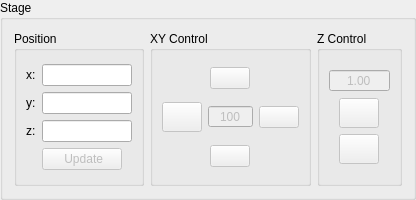
         <widget class="QGroupBox" name="groupBox_3">
          <property name="minimumSize">
           <size>
            <width>0</width>
            <height>200</height>
           </size>
          </property>
          <property name="title">
           <string>Stage</string>
          </property>
          <layout class="QGridLayout" name="gridLayout_12">
           <item row="0" column="0">
            <layout class="QGridLayout" name="gridLayout_11">
             <item row="0" column="0">
              <widget class="QGroupBox" name="position_groupBox">
               <property name="enabled">
                <bool>true</bool>
               </property>
               <property name="sizePolicy">
                <sizepolicy hsizetype="Fixed" vsizetype="Preferred">
                 <horstretch>0</horstretch>
                 <verstretch>0</verstretch>
                </sizepolicy>
               </property>
               <property name="minimumSize">
                <size>
                 <width>0</width>
                 <height>150</height>
                </size>
               </property>
               <property name="maximumSize">
                <size>
                 <width>130</width>
                 <height>16777215</height>
                </size>
               </property>
               <property name="title">
                <string>Position</string>
               </property>
               <layout class="QGridLayout" name="gridLayout_10">
                <item row="0" column="0">
                 <layout class="QGridLayout" name="gridLayout_8">
                  <item row="2" column="0">
                   <widget class="QLabel" name="label_9">
                    <property name="sizePolicy">
                     <sizepolicy hsizetype="Fixed" vsizetype="Fixed">
                      <horstretch>0</horstretch>
                      <verstretch>0</verstretch>
                     </sizepolicy>
                    </property>
                    <property name="text">
                     <string>z:</string>
                    </property>
                   </widget>
                  </item>
                  <item row="0" column="1">
                   <widget class="QLineEdit" name="x_lineEdit">
                    <property name="alignment">
                     <set>Qt::AlignCenter</set>
                    </property>
                    <property name="readOnly">
                     <bool>true</bool>
                    </property>
                   </widget>
                  </item>
                  <item row="1" column="1">
                   <widget class="QLineEdit" name="y_lineEdit">
                    <property name="alignment">
                     <set>Qt::AlignCenter</set>
                    </property>
                    <property name="readOnly">
                     <bool>true</bool>
                    </property>
                   </widget>
                  </item>
                  <item row="0" column="0">
                   <widget class="QLabel" name="label_7">
                    <property name="sizePolicy">
                     <sizepolicy hsizetype="Fixed" vsizetype="Fixed">
                      <horstretch>0</horstretch>
                      <verstretch>0</verstretch>
                     </sizepolicy>
                    </property>
                    <property name="text">
                     <string>x:</string>
                    </property>
                   </widget>
                  </item>
                  <item row="1" column="0">
                   <widget class="QLabel" name="label_8">
                    <property name="sizePolicy">
                     <sizepolicy hsizetype="Fixed" vsizetype="Fixed">
                      <horstretch>0</horstretch>
                      <verstretch>0</verstretch>
                     </sizepolicy>
                    </property>
                    <property name="text">
                     <string>y:</string>
                    </property>
                   </widget>
                  </item>
                  <item row="2" column="1">
                   <widget class="QLineEdit" name="z_lineEdit">
                    <property name="alignment">
                     <set>Qt::AlignCenter</set>
                    </property>
                    <property name="readOnly">
                     <bool>true</bool>
                    </property>
                   </widget>
                  </item>
                  <item row="3" column="1">
                   <widget class="QPushButton" name="pos_update_Button">
                    <property name="enabled">
                     <bool>false</bool>
                    </property>
                    <property name="sizePolicy">
                     <sizepolicy hsizetype="Fixed" vsizetype="Fixed">
                      <horstretch>0</horstretch>
                      <verstretch>0</verstretch>
                     </sizepolicy>
                    </property>
                    <property name="text">
                     <string>  Update </string>
                    </property>
                   </widget>
                  </item>
                 </layout>
                </item>
               </layout>
              </widget>
             </item>
             <item row="0" column="1">
              <widget class="QGroupBox" name="XY_groupBox">
               <property name="enabled">
                <bool>true</bool>
               </property>
               <property name="sizePolicy">
                <sizepolicy hsizetype="Fixed" vsizetype="Preferred">
                 <horstretch>0</horstretch>
                 <verstretch>0</verstretch>
                </sizepolicy>
               </property>
               <property name="minimumSize">
                <size>
                 <width>0</width>
                 <height>150</height>
                </size>
               </property>
               <property name="maximumSize">
                <size>
                 <width>16777215</width>
                 <height>16777215</height>
                </size>
               </property>
               <property name="title">
                <string>XY Control</string>
               </property>
               <layout class="QGridLayout" name="gridLayout_7">
                <item row="0" column="0">
                 <layout class="QGridLayout" name="gridLayout_4">
                  <item row="0" column="1" alignment="Qt::AlignHCenter|Qt::AlignVCenter">
                   <widget class="QPushButton" name="y_up_Button">
                    <property name="enabled">
                     <bool>false</bool>
                    </property>
                    <property name="maximumSize">
                     <size>
                      <width>50</width>
                      <height>30</height>
                     </size>
                    </property>
                    <property name="text">
                     <string/>
                    </property>
                   </widget>
                  </item>
                  <item row="1" column="0">
                   <widget class="QPushButton" name="left_Button">
                    <property name="enabled">
                     <bool>false</bool>
                    </property>
                    <property name="maximumSize">
                     <size>
                      <width>50</width>
                      <height>30</height>
                     </size>
                    </property>
                    <property name="text">
                     <string/>
                    </property>
                   </widget>
                  </item>
                  <item row="1" column="1" alignment="Qt::AlignHCenter|Qt::AlignVCenter">
                   <widget class="QSpinBox" name="xy_step_size_SpinBox">
                    <property name="enabled">
                     <bool>false</bool>
                    </property>
                    <property name="maximumSize">
                     <size>
                      <width>46</width>
                      <height>16777215</height>
                     </size>
                    </property>
                    <property name="alignment">
                     <set>Qt::AlignCenter</set>
                    </property>
                    <property name="buttonSymbols">
                     <enum>QAbstractSpinBox::NoButtons</enum>
                    </property>
                    <property name="showGroupSeparator" stdset="0">
                     <bool>false</bool>
                    </property>
                    <property name="maximum">
                     <number>10000</number>
                    </property>
                    <property name="value">
                     <number>100</number>
                    </property>
                   </widget>
                  </item>
                  <item row="1" column="2" alignment="Qt::AlignHCenter|Qt::AlignVCenter">
                   <widget class="QPushButton" name="right_Button">
                    <property name="enabled">
                     <bool>false</bool>
                    </property>
                    <property name="maximumSize">
                     <size>
                      <width>50</width>
                      <height>30</height>
                     </size>
                    </property>
                    <property name="text">
                     <string/>
                    </property>
                   </widget>
                  </item>
                  <item row="2" column="1" alignment="Qt::AlignHCenter|Qt::AlignVCenter">
                   <widget class="QPushButton" name="y_down_Button">
                    <property name="enabled">
                     <bool>false</bool>
                    </property>
                    <property name="maximumSize">
                     <size>
                      <width>50</width>
                      <height>30</height>
                     </size>
                    </property>
                    <property name="text">
                     <string/>
                    </property>
                   </widget>
                  </item>
                 </layout>
                </item>
               </layout>
              </widget>
             </item>
             <item row="0" column="2">
              <widget class="QGroupBox" name="Z_groupBox">
               <property name="enabled">
                <bool>true</bool>
               </property>
               <property name="minimumSize">
                <size>
                 <width>0</width>
                 <height>150</height>
                </size>
               </property>
               <property name="maximumSize">
                <size>
                 <width>120</width>
                 <height>16777215</height>
                </size>
               </property>
               <property name="title">
                <string>Z Control</string>
               </property>
               <layout class="QGridLayout" name="gridLayout_6">
                <item row="0" column="0">
                 <layout class="QVBoxLayout" name="verticalLayout_2">
                  <item>
                   <widget class="QDoubleSpinBox" name="z_step_size_doubleSpinBox">
                    <property name="enabled">
                     <bool>false</bool>
                    </property>
                    <property name="alignment">
                     <set>Qt::AlignCenter</set>
                    </property>
                    <property name="buttonSymbols">
                     <enum>QAbstractSpinBox::NoButtons</enum>
                    </property>
                    <property name="maximum">
                     <double>10000.000000000000000</double>
                    </property>
                    <property name="singleStep">
                     <double>1.000000000000000</double>
                    </property>
                    <property name="value">
                     <double>1.000000000000000</double>
                    </property>
                   </widget>
                  </item>
                  <item>
                   <layout class="QGridLayout" name="gridLayout_5">
                    <item row="0" column="0" alignment="Qt::AlignHCenter">
                     <widget class="QPushButton" name="up_Button">
                      <property name="enabled">
                       <bool>false</bool>
                      </property>
                      <property name="maximumSize">
                       <size>
                        <width>50</width>
                        <height>30</height>
                       </size>
                      </property>
                      <property name="text">
                       <string/>
                      </property>
                     </widget>
                    </item>
                    <item row="1" column="0" alignment="Qt::AlignHCenter">
                     <widget class="QPushButton" name="down_Button">
                      <property name="enabled">
                       <bool>false</bool>
                      </property>
                      <property name="maximumSize">
                       <size>
                        <width>50</width>
                        <height>30</height>
                       </size>
                      </property>
                      <property name="text">
                       <string/>
                      </property>
                     </widget>
                    </item>
                   </layout>
                  </item>
                 </layout>
                </item>
               </layout>
              </widget>
             </item>
            </layout>
           </item>
          </layout>
         </widget>
